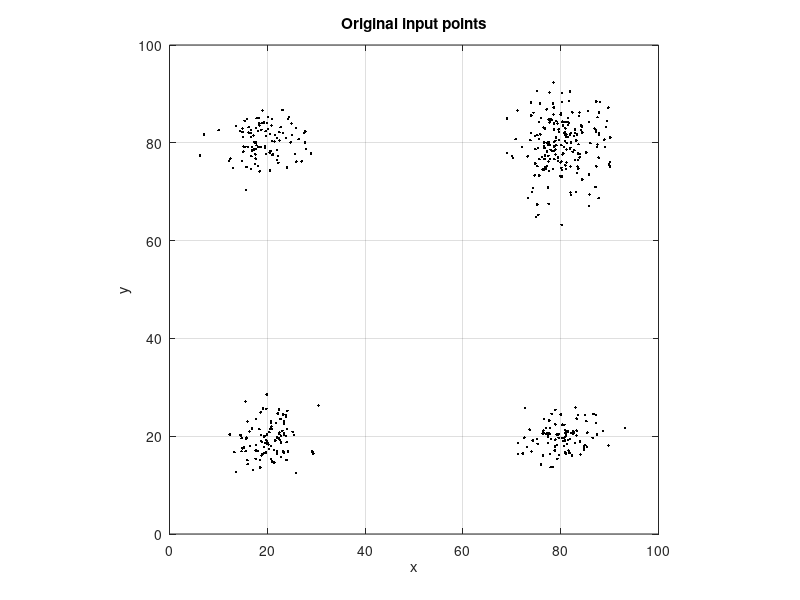
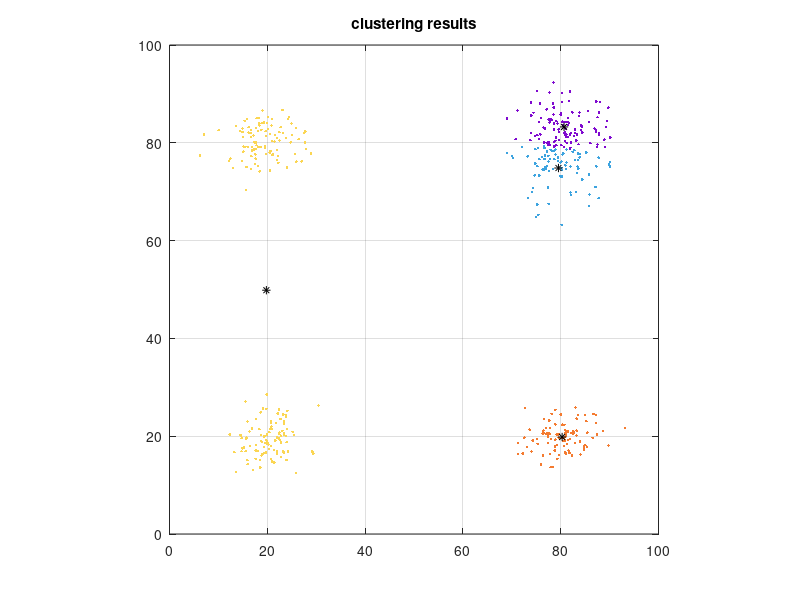
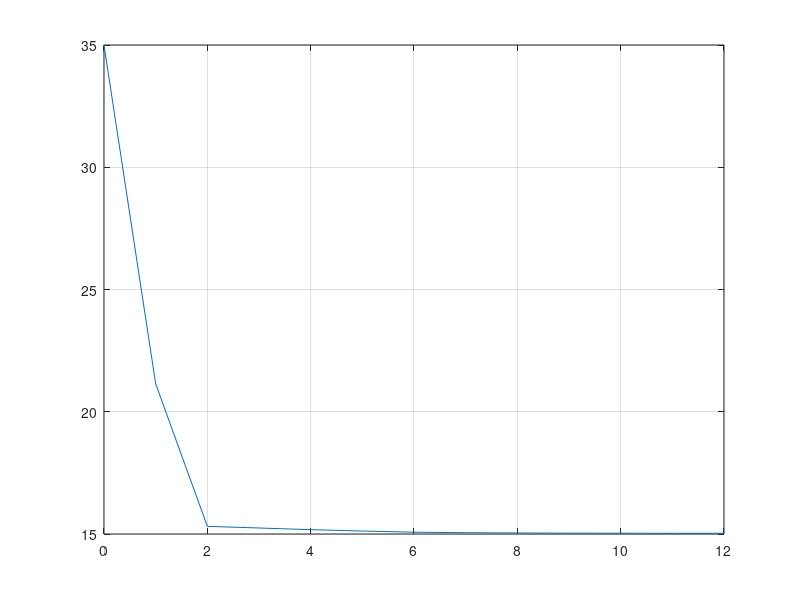

These figures' MATLAB source, in order:
clear;
close all;
clc;
k=4;
Tolerance = 0.001;
%Generate data
mu1 = [20 20];
S1 = [10 0; 0 10];
data1 = mvnrnd(mu1, S1, 100);
mu2 = [80 80];
S2=[20 0;0 30];
data2 = mvnrnd(mu2, S2, 200);
mu3=[20 80];
S3 = [20 0;0 10];
data3 = mvnrnd(mu3, S3, 100);
mu4 = [80 20];
S4=[20 0;0 10];
data4 = mvnrnd(mu4, S4, 100);
data =[data1;data2;data3;data4];


%%Original data
figure(1);
plot(data(:,1),data(:,2),'k.');
grid on
daspect([1 1 1]);
xlabel('x');ylabel('y');
title('Original input points');
hold on;
%Initial clustering results
temp=randperm(size(data, 1));
for i=1:k
    center(i,:) = data(temp(i),:);
    color(i,:) = [rand(),rand(),rand()];
end
for i= 1: k
  x_dist(1,:) = data(:,1) - center(i,1);
  y_dist(2,:) = data(:,2) - center(i,2);
  distance = sqrt(x_dist(1,:).^2+y_dist(2,:).^2); %Euclidean distance
  dist(:,i)=distance';
end

[mindist,cluster] = min(dist,[],2);
err_rec(1) = mean( mindist);
disp(['err=',num2str(err_rec(1))]);
figure(2);
for i = 1:k
  index = cluster==i;
  plot(data(index, 1),data(index, 2),'.','Color' ,color(i, :), 'MarkerFaceColor',color(i,:));
  hold on
  plot(center(i,1),center(i,2), 'k*');
end
hold off
grid on
daspect([1 1 1]);
pause(0.1);
iteration = 1;
while(1)
  for i=1:k
    index = cluster==i;
    center(i,:) = mean(data(index,:));
    
    x_dist(1,:) = data(:,1) -center(i,1);
    y_dist(2,:) = data(:,2) -center(i,2);
    distance = sqrt(x_dist(1,:).^2 + y_dist(2,:).^2); 
    dist(:,i) = distance';
  end
  [mindist, cluster] = min(dist, [], 2);
  err_rec(iteration+1) = mean(mindist); 
  
  h = figure(2);
  for i=1:k
    index = cluster==i;
    plot(data(index,1),data(index, 2), '.', 'Color',color(i, :), 'MarkerFaceColor', color(i,:));
    hold on
    plot(center(i,1),center(i,2),'k*');
  end
  title('clustering results');
  hold off
grid on
daspect([1 1 1]);
pause(0.1); 
drawnow

disp([ 'ieration= ',num2str(iteration)]);
disp(['err=',num2str(err_rec(iteration+1))]);
if iteration > 3 && err_rec(iteration) - err_rec(iteration+1)<Tolerance
    disp('————');
    
    disp( 'Ending clustering');
    

    break
end
iteration = iteration + 1;
end

figure;
plot(0:iteration,err_rec);
grid on
